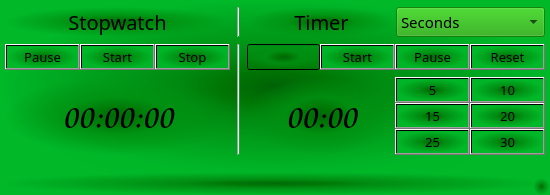
<?xml version="1.0" encoding="UTF-8"?>
<ui version="4.0">
 <class>MainWindow</class>
 <widget class="QMainWindow" name="MainWindow">
  <property name="geometry">
   <rect>
    <x>0</x>
    <y>0</y>
    <width>550</width>
    <height>195</height>
   </rect>
  </property>
  <property name="windowTitle">
   <string>Timer and Stopwatch</string>
  </property>
  <property name="windowIcon">
   <iconset>
    <normaloff>Draft/icon-chess-clock-1949946.ico</normaloff>Draft/icon-chess-clock-1949946.ico</iconset>
  </property>
  <property name="styleSheet">
   <string notr="true">background-color: qradialgradient(spread:pad, cx:0.5, cy:0.5, radius:0.5, fx:0.5, fy:0.5, stop:0 rgba(0, 97, 6, 223), stop:0.185042 rgba(0, 116, 4, 233), stop:0.359003 rgba(0, 138, 16, 235), stop:1 rgba(0, 184, 41, 233));
selection-background-color: qlineargradient(spread:pad, x1:0.5, y1:0.9, x2:0.5, y2:0, stop:0 rgba(7, 47, 9, 236), stop:1 rgba(4, 216, 0, 127));
alternate-background-color: qlineargradient(spread:pad, x1:0.5, y1:0.9, x2:0.5, y2:0, stop:0 rgba(7, 47, 9, 236), stop:1 rgba(4, 216, 0, 127));</string>
  </property>
  <widget class="QWidget" name="centralwidget">
   <layout class="QGridLayout" name="gridLayout">
    <property name="sizeConstraint">
     <enum>QLayout::SetDefaultConstraint</enum>
    </property>
    <property name="leftMargin">
     <number>5</number>
    </property>
    <property name="topMargin">
     <number>0</number>
    </property>
    <property name="rightMargin">
     <number>5</number>
    </property>
    <property name="bottomMargin">
     <number>7</number>
    </property>
    <property name="horizontalSpacing">
     <number>7</number>
    </property>
    <property name="verticalSpacing">
     <number>0</number>
    </property>
    <item row="3" column="0">
     <widget class="QLabel" name="Output_Label_Stopwatch">
      <property name="font">
       <font>
        <family>Comic Sans MS</family>
        <pointsize>26</pointsize>
        <strikeout>false</strikeout>
       </font>
      </property>
      <property name="styleSheet">
       <string notr="true">background-color: qradialgradient(spread:pad, cx:0.5, cy:0.5, radius:0.5, fx:0.5, fy:0.5, stop:0 rgba(0, 97, 6, 223), stop:0.193548 rgba(0, 116, 4, 233), stop:0.476369 rgba(0, 144, 17, 208), stop:1 rgba(0, 184, 41, 0));</string>
      </property>
      <property name="text">
       <string>00:00:00</string>
      </property>
      <property name="alignment">
       <set>Qt::AlignCenter</set>
      </property>
     </widget>
    </item>
    <item row="2" column="0">
     <layout class="QHBoxLayout" name="horizontalLayout">
      <property name="spacing">
       <number>0</number>
      </property>
      <item>
       <widget class="QPushButton" name="Button_Pause_Stopwatch">
        <property name="font">
         <font>
          <family>Sitka Small</family>
          <pointsize>10</pointsize>
          <weight>50</weight>
          <bold>false</bold>
         </font>
        </property>
        <property name="text">
         <string>Pause</string>
        </property>
       </widget>
      </item>
      <item>
       <widget class="QPushButton" name="Button_Start_Stopwatch">
        <property name="font">
         <font>
          <family>Sitka Small</family>
          <pointsize>10</pointsize>
          <weight>50</weight>
          <bold>false</bold>
         </font>
        </property>
        <property name="text">
         <string>Start</string>
        </property>
       </widget>
      </item>
      <item>
       <widget class="QPushButton" name="Button_Stop_Stopwatch">
        <property name="font">
         <font>
          <family>Sitka Small</family>
          <pointsize>10</pointsize>
          <weight>50</weight>
          <bold>false</bold>
         </font>
        </property>
        <property name="text">
         <string>Stop</string>
        </property>
       </widget>
      </item>
     </layout>
    </item>
    <item row="0" column="0">
     <widget class="QLabel" name="LabelSW_Outp">
      <property name="font">
       <font>
        <family>Sitka Small</family>
        <pointsize>15</pointsize>
       </font>
      </property>
      <property name="styleSheet">
       <string notr="true">background-color: qradialgradient(spread:pad, cx:0.5, cy:0.5, radius:0.5, fx:0.5, fy:0.5, stop:0 rgba(0, 97, 6, 223), stop:0.193548 rgba(0, 116, 4, 233), stop:0.476369 rgba(0, 144, 17, 208), stop:1 rgba(0, 184, 41, 0));</string>
      </property>
      <property name="text">
       <string>Stopwatch</string>
      </property>
      <property name="alignment">
       <set>Qt::AlignCenter</set>
      </property>
     </widget>
    </item>
    <item row="2" column="1" rowspan="2">
     <widget class="Line" name="line">
      <property name="orientation">
       <enum>Qt::Vertical</enum>
      </property>
     </widget>
    </item>
    <item row="2" column="2">
     <layout class="QHBoxLayout" name="horizontalLayout_2" stretch="0,0,0,0">
      <property name="spacing">
       <number>0</number>
      </property>
      <property name="leftMargin">
       <number>0</number>
      </property>
      <property name="topMargin">
       <number>0</number>
      </property>
      <property name="rightMargin">
       <number>0</number>
      </property>
      <property name="bottomMargin">
       <number>0</number>
      </property>
      <item>
       <widget class="QLineEdit" name="LineEdit_Inp_Timer">
        <property name="font">
         <font>
          <family>Sitka Small</family>
          <pointsize>10</pointsize>
          <weight>50</weight>
          <bold>false</bold>
         </font>
        </property>
        <property name="styleSheet">
         <string notr="true">background-color: qradialgradient(spread:pad, cx:0.5, cy:0.5, radius:0.5, fx:0.5, fy:0.5, stop:0 rgba(0, 97, 6, 223), stop:0.193548 rgba(0, 116, 4, 233), stop:0.476369 rgba(0, 144, 17, 208), stop:1 rgba(0, 184, 41, 0));
gridline-color: rgb(0, 0, 0);</string>
        </property>
        <property name="maxLength">
         <number>5</number>
        </property>
        <property name="frame">
         <bool>true</bool>
        </property>
        <property name="echoMode">
         <enum>QLineEdit::Normal</enum>
        </property>
        <property name="alignment">
         <set>Qt::AlignCenter</set>
        </property>
       </widget>
      </item>
      <item>
       <widget class="QPushButton" name="Button_Start_Timer">
        <property name="sizePolicy">
         <sizepolicy hsizetype="Fixed" vsizetype="Fixed">
          <horstretch>0</horstretch>
          <verstretch>0</verstretch>
         </sizepolicy>
        </property>
        <property name="baseSize">
         <size>
          <width>0</width>
          <height>0</height>
         </size>
        </property>
        <property name="font">
         <font>
          <family>Sitka Small</family>
          <pointsize>10</pointsize>
          <weight>50</weight>
          <bold>false</bold>
         </font>
        </property>
        <property name="styleSheet">
         <string notr="true"/>
        </property>
        <property name="text">
         <string>Start</string>
        </property>
       </widget>
      </item>
      <item>
       <widget class="QPushButton" name="Button_Pause_Timer">
        <property name="sizePolicy">
         <sizepolicy hsizetype="Fixed" vsizetype="Fixed">
          <horstretch>0</horstretch>
          <verstretch>0</verstretch>
         </sizepolicy>
        </property>
        <property name="baseSize">
         <size>
          <width>0</width>
          <height>0</height>
         </size>
        </property>
        <property name="font">
         <font>
          <family>Sitka Small</family>
          <pointsize>10</pointsize>
          <weight>50</weight>
          <bold>false</bold>
         </font>
        </property>
        <property name="text">
         <string>Pause</string>
        </property>
       </widget>
      </item>
      <item>
       <widget class="QPushButton" name="Button_Reset_Timer">
        <property name="enabled">
         <bool>true</bool>
        </property>
        <property name="sizePolicy">
         <sizepolicy hsizetype="Fixed" vsizetype="Fixed">
          <horstretch>0</horstretch>
          <verstretch>0</verstretch>
         </sizepolicy>
        </property>
        <property name="baseSize">
         <size>
          <width>0</width>
          <height>0</height>
         </size>
        </property>
        <property name="font">
         <font>
          <family>Sitka Small</family>
          <pointsize>10</pointsize>
          <weight>50</weight>
          <bold>false</bold>
         </font>
        </property>
        <property name="text">
         <string>Reset</string>
        </property>
       </widget>
      </item>
     </layout>
    </item>
    <item row="0" column="1">
     <widget class="Line" name="line_2">
      <property name="orientation">
       <enum>Qt::Vertical</enum>
      </property>
     </widget>
    </item>
    <item row="3" column="2">
     <layout class="QHBoxLayout" name="horizontalLayout_3">
      <item>
       <widget class="QLabel" name="Output_Label_Timer">
        <property name="font">
         <font>
          <family>Comic Sans MS</family>
          <pointsize>26</pointsize>
         </font>
        </property>
        <property name="styleSheet">
         <string notr="true">background-color: qradialgradient(spread:pad, cx:0.5, cy:0.5, radius:0.5, fx:0.5, fy:0.5, stop:0 rgba(0, 97, 6, 223), stop:0.193548 rgba(0, 116, 4, 233), stop:0.476369 rgba(0, 144, 17, 208), stop:1 rgba(0, 184, 41, 0));</string>
        </property>
        <property name="text">
         <string>00:00</string>
        </property>
        <property name="alignment">
         <set>Qt::AlignCenter</set>
        </property>
       </widget>
      </item>
      <item>
       <layout class="QGridLayout" name="gridLayout_2">
        <item row="2" column="0">
         <widget class="QPushButton" name="Timer_Button_25">
          <property name="font">
           <font>
            <family>Sitka Small</family>
            <pointsize>10</pointsize>
            <weight>50</weight>
            <bold>false</bold>
           </font>
          </property>
          <property name="text">
           <string>25</string>
          </property>
         </widget>
        </item>
        <item row="1" column="1">
         <widget class="QPushButton" name="Timer_Button_20">
          <property name="font">
           <font>
            <family>Sitka Small</family>
            <pointsize>10</pointsize>
            <weight>50</weight>
            <bold>false</bold>
           </font>
          </property>
          <property name="text">
           <string>20</string>
          </property>
         </widget>
        </item>
        <item row="0" column="1">
         <widget class="QPushButton" name="Timer_Button_10">
          <property name="font">
           <font>
            <family>Sitka Small</family>
            <pointsize>10</pointsize>
            <weight>50</weight>
            <bold>false</bold>
           </font>
          </property>
          <property name="text">
           <string>10</string>
          </property>
         </widget>
        </item>
        <item row="2" column="1">
         <widget class="QPushButton" name="Timer_Button_30">
          <property name="font">
           <font>
            <family>Sitka Small</family>
            <pointsize>10</pointsize>
            <weight>50</weight>
            <bold>false</bold>
           </font>
          </property>
          <property name="styleSheet">
           <string notr="true"/>
          </property>
          <property name="text">
           <string>30</string>
          </property>
         </widget>
        </item>
        <item row="1" column="0">
         <widget class="QPushButton" name="Timer_Button_15">
          <property name="font">
           <font>
            <family>Sitka Small</family>
            <pointsize>10</pointsize>
            <weight>50</weight>
            <bold>false</bold>
           </font>
          </property>
          <property name="text">
           <string>15</string>
          </property>
         </widget>
        </item>
        <item row="0" column="0">
         <widget class="QPushButton" name="Timer_Button_5">
          <property name="font">
           <font>
            <family>Sitka Small</family>
            <pointsize>10</pointsize>
            <weight>50</weight>
            <bold>false</bold>
           </font>
          </property>
          <property name="text">
           <string>5</string>
          </property>
         </widget>
        </item>
       </layout>
      </item>
     </layout>
    </item>
    <item row="0" column="2">
     <layout class="QHBoxLayout" name="horizontalLayout_4">
      <item>
       <widget class="QLabel" name="LabelT_Outp">
        <property name="font">
         <font>
          <family>Sitka Small</family>
          <pointsize>15</pointsize>
         </font>
        </property>
        <property name="styleSheet">
         <string notr="true">background-color: qradialgradient(spread:pad, cx:0.5, cy:0.5, radius:0.5, fx:0.5, fy:0.5, stop:0 rgba(0, 97, 6, 223), stop:0.193548 rgba(0, 116, 4, 233), stop:0.476369 rgba(0, 144, 17, 208), stop:1 rgba(0, 184, 41, 0));</string>
        </property>
        <property name="text">
         <string>Timer</string>
        </property>
        <property name="alignment">
         <set>Qt::AlignCenter</set>
        </property>
       </widget>
      </item>
      <item>
       <widget class="QComboBox" name="ComboBox_Timer">
        <property name="font">
         <font>
          <family>Sitka Small</family>
          <pointsize>11</pointsize>
         </font>
        </property>
        <property name="styleSheet">
         <string notr="true">background-color: rgba(24, 161, 0, 200);</string>
        </property>
        <item>
         <property name="text">
          <string>Seconds</string>
         </property>
        </item>
        <item>
         <property name="text">
          <string>Minutes</string>
         </property>
        </item>
        <item>
         <property name="text">
          <string>Hours</string>
         </property>
        </item>
        <item>
         <property name="text">
          <string>Days</string>
         </property>
        </item>
       </widget>
      </item>
     </layout>
    </item>
   </layout>
  </widget>
  <widget class="QStatusBar" name="StatusBar">
   <property name="font">
    <font>
     <family>Sylfaen</family>
     <pointsize>10</pointsize>
     <kerning>true</kerning>
    </font>
   </property>
   <property name="layoutDirection">
    <enum>Qt::LeftToRight</enum>
   </property>
   <property name="sizeGripEnabled">
    <bool>true</bool>
   </property>
  </widget>
 </widget>
 <resources/>
 <connections/>
</ui>
